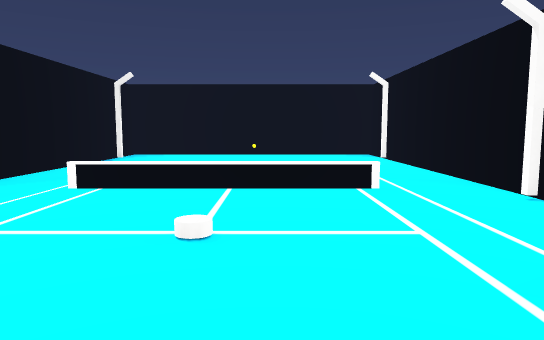
View 1 (above)

13 first-person views from a walk through a scene from a Unity 3-D project. The camera is 1.4 m above the floor, tilts 6° down and sees 70° across. The floor is counted in squares, 1 m on a side. Each view is taken from the middle of a square. On the plan, view 1 faces up. The plan holds only what a view shows up to about 16 squares ahead; the rest is blank. The player is left out. Some surface patterns are stand-ins.

View 2
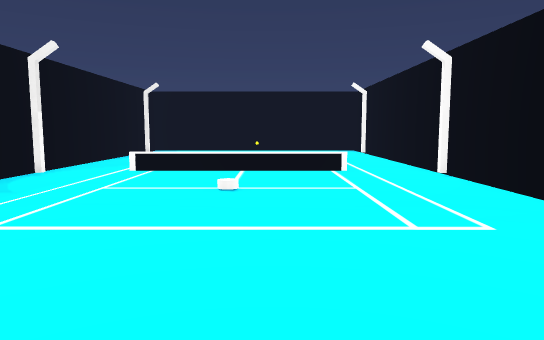

View 3
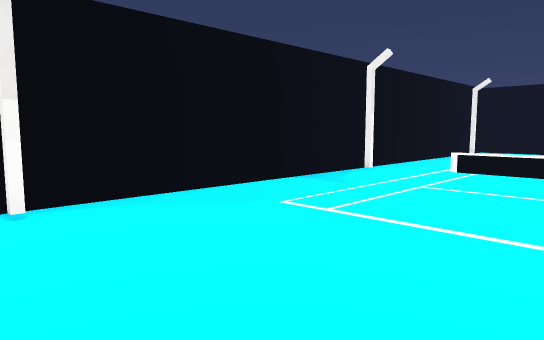

View 4
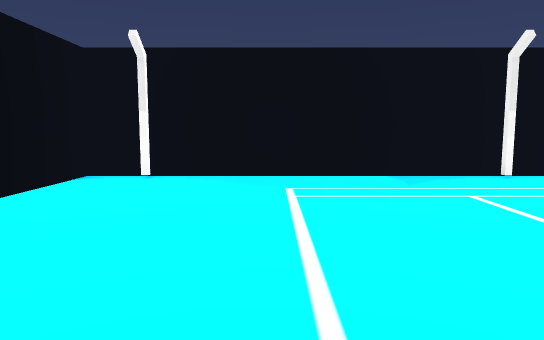

View 5
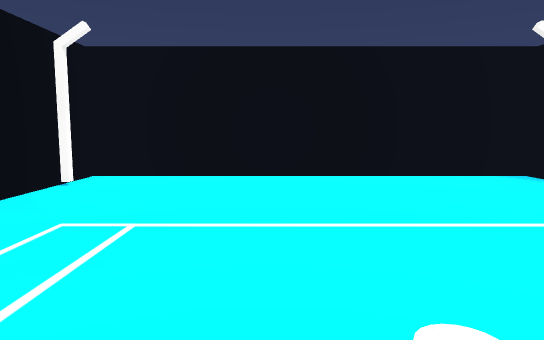

View 6
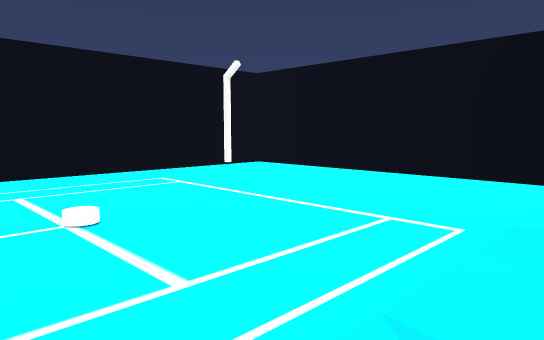

View 7
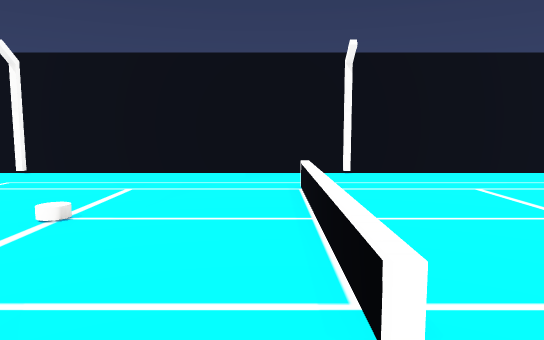

View 8
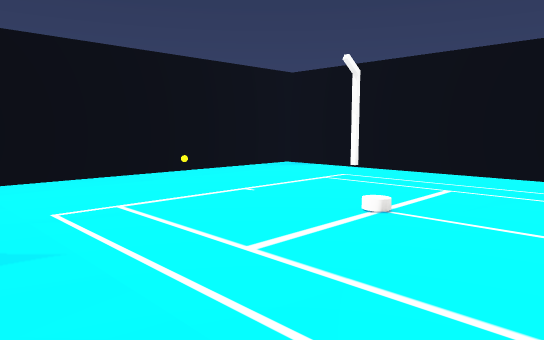

View 9
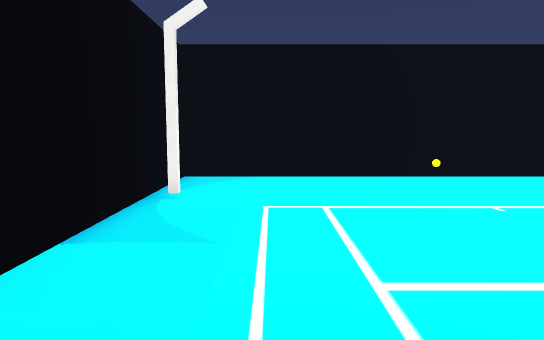

View 10
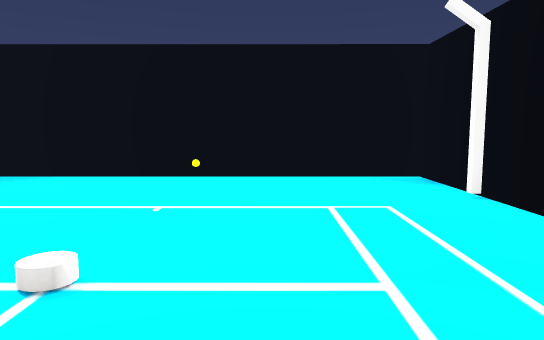

View 11
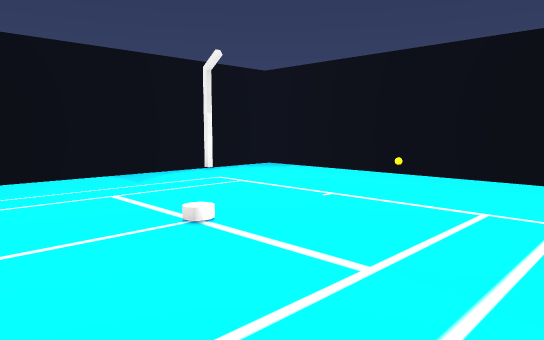

View 12
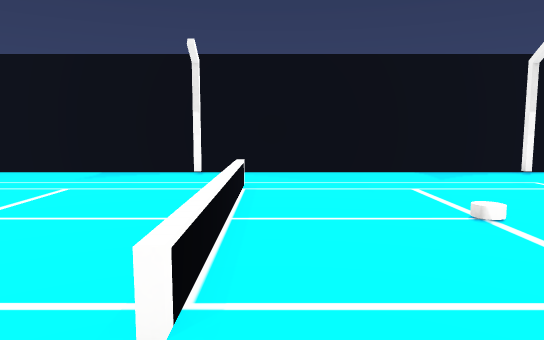

View 13
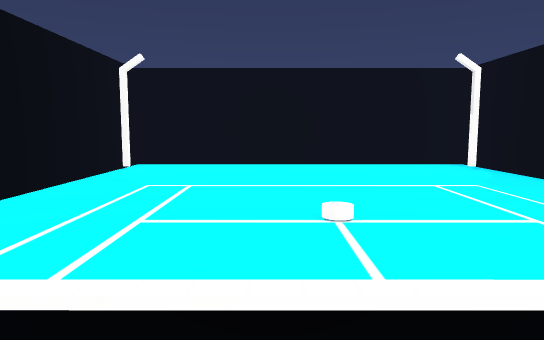

### Floor plan
Ten units are one square. View 1 is at (0, 0); x grows to the right and y downward. Boxes are objects, and circles mark ways between rooms. Rooms are numbered by the first view taken in them; rooms with no view inside come last. Other rooms are left out.
<svg viewBox="-81 -220 141 271">
<path fill="none" stroke="#000" d="M-76 -96 -76 46 54 46 54 -104M26 -91 -49 -91M54 -104 54 -214 -76 -215 -76 -96M-49 -93 26 -93"/>
<rect x="-75" y="25" width="10" height="10" fill="#bbb"><title>lamp</title></rect>
<rect x="-75" y="-85" width="10" height="10" fill="#bbb"><title>lamp</title></rect>
<rect x="45" y="25" width="10" height="10" fill="#bbb"><title>lamp</title></rect>
<rect x="45" y="-85" width="10" height="10" fill="#bbb"><title>lamp</title></rect>
<rect x="-75" y="-185" width="10" height="10" fill="#bbb"><title>lamp</title></rect>
<rect x="-15" y="-205" width="10" height="10" fill="#bbb"><title>other object</title></rect>
<rect x="45" y="-185" width="10" height="10" fill="#bbb"><title>lamp</title></rect>
<circle cx="-65" cy="-90" r="3" fill="#2a7"/>
<circle cx="40" cy="-97" r="3" fill="#2a7"/>
<text x="-10" y="-20">1</text>
<text x="-10" y="-160">2</text>
</svg>
Room 1 opens to room 2.

Where each view was taken, in squares from view 1:
view 1: 0 up, 0 right, facing up
view 2: 4 down, 0 right, facing up
view 3: 4 down, 0 right, facing up-left
view 4: 1 up, 4 right, facing left
view 5: 7 up, 0 right, facing down
view 6: 7 up, 7 left, facing down-right
view 7: 10 up, 7 left, facing right
view 8: 10 up, 7 left, facing up-right
view 9: 10 up, 5 left, facing up
view 10: 10 up, 1 right, facing up
view 11: 10 up, 4 right, facing up-left
view 12: 10 up, 5 right, facing left
view 13: 11 up, 0 right, facing down
